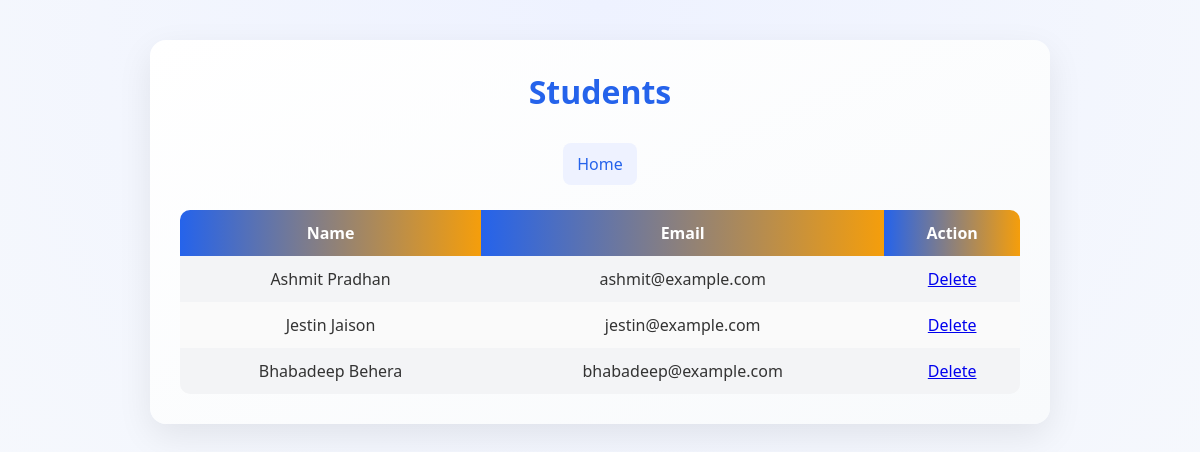
The app's page /view_students.php with its own data.
### tables this page shows
CREATE TABLE Student (
    Student_ID INT AUTO_INCREMENT PRIMARY KEY,
    Name VARCHAR(100),
    Address VARCHAR(200),
    Phone VARCHAR(15),
    Email VARCHAR(100),
    Department_ID INT,
    FOREIGN KEY (Department_ID) REFERENCES Department(Department_ID)
);

### view_students.php (the view)
<?php
include 'db.php';
$result = $conn->query("SELECT * FROM Student");
?>
<link rel="stylesheet" href="style.css">
<div class="container">
    <h1>Students</h1>
    <div class="nav">
        <a href="index.php">Home</a>
    </div>
    <table>
        <tr>
            <th>Name</th>
            <th>Email</th>
            <th>Action</th>
        </tr>
        <?php
        while($row = $result->fetch_assoc()){
            echo "<tr>
                    <td>{$row['Name']}</td>
                    <td>{$row['Email']}</td>
                    <td>
                        <a href='delete_student.php?id={$row['Student_ID']}'
                        onclick=\"return confirm('Delete this student?')\">
                        Delete
                        </a>
                    </td>
                  </tr>";
        }
        ?>
    </table>
</div>

### style.css (style rules this page uses)
* { margin: 0; padding: 0; box-sizing: border-box; font-family: 'Segoe UI', sans-serif; }
.container { width: 75%; margin: 40px auto; background: linear-gradient(to bottom right, #ffffff, #f8fafc); padding: 30px; border-radius: 16px; box-shadow: 0 12px 35px rgba(0,0,0,0.08); }
h1 { text-align: center; margin-bottom: 25px; color: #2563eb; font-weight: 700; }
.nav { text-align: center; margin-bottom: 20px; }
.nav a { display: inline-block; margin: 5px; padding: 10px 14px; background: #eef2ff; color: #2563eb; border-radius: 8px; text-decoration: none; transition: 0.25s; }
table { width: 100%; border-collapse: collapse; margin-top: 20px; border-radius: 10px; overflow: hidden; }
th { background: linear-gradient(to right, #2563eb, #f59e0b); color: white; padding: 12px; }
td { padding: 12px; text-align: center; background: #fafafa; transition: 0.2s; }
tr:nth-child(even) td { background: #f3f4f6; }

### records on screen
student: Name "Ashmit Pradhan", Email "ashmit@example.com"
student: Name "Jestin Jaison", Email "jestin@example.com"
student: Name "Bhabadeep Behera", Email "bhabadeep@example.com"
